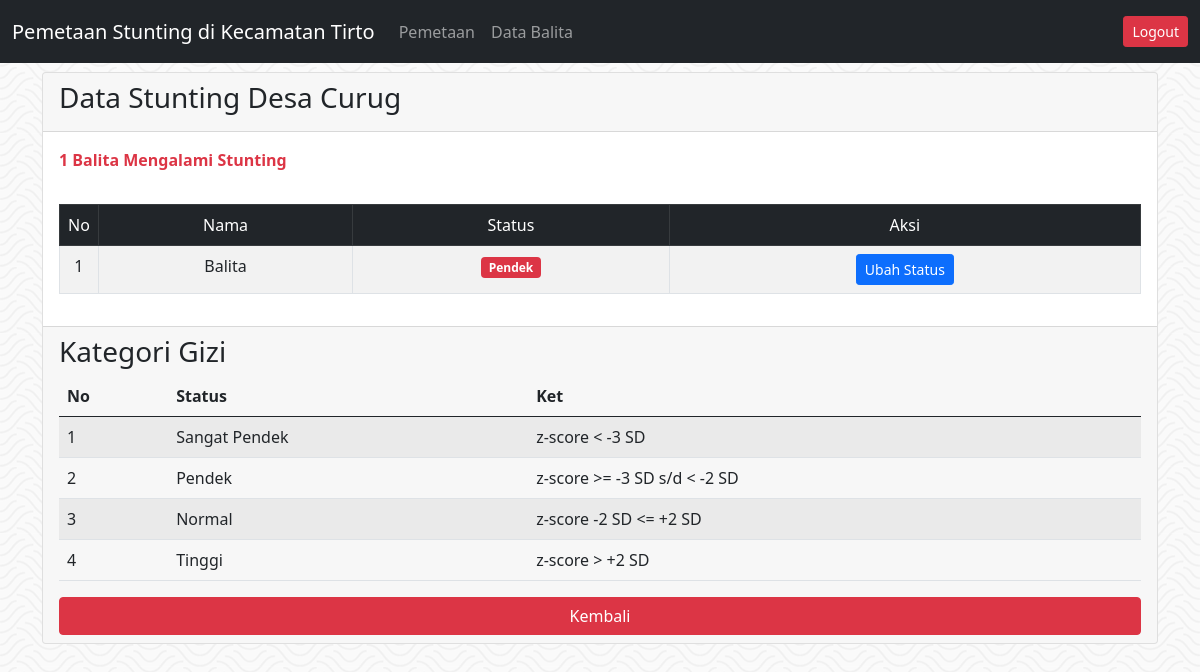
The app's page /pemetaan/detail.php?id=1 (signed in) with its own data.
### tables this page shows
CREATE TABLE `tb_desa` (
  `id_desa` int(11) NOT NULL,
  `nama_desa` varchar(125) DEFAULT NULL,
  `geojson` longtext DEFAULT NULL
);

CREATE TABLE `tb_balita` (
  `id_balita` int(11) NOT NULL,
  `nama` varchar(50) DEFAULT NULL,
  `id_desa` int(11) DEFAULT NULL,
  `tgl_lahir` date DEFAULT NULL,
  `id_kategori` int(11) DEFAULT NULL,
  `tg_badan` varchar(100) DEFAULT NULL,
  `br_badan` varchar(50) DEFAULT NULL
);

CREATE TABLE `tb_kategori` (
  `id_kategori` int(11) NOT NULL,
  `status_gizi` varchar(125) DEFAULT NULL,
  `ket` varchar(255) DEFAULT NULL
);

### _koneksi/koneksi.php (called while the page is built, shortened)
<?php
function base_url($url = null)
{
    $base_url = "http://localhost/gis_stunting_native_new";
    if ($url != null) {
        return $base_url . "/" . $url;
    } else {
        return $base_url . "/";
    }
}

### pemetaan/detail.php (the view, shortened to what this page needs)
<?php
    include_once('../_header.php');
    $id_desa = @$_GET['id'];
    $data_desa = mysqli_query($con, "SELECT nama_desa
                                    FROM tb_desa
                                    WHERE id_desa = '$id_desa'") or die(mysqli_error($con));
    $dataDesa = mysqli_fetch_array($data_desa);
    $sql = mysqli_query($con, "SELECT *
FROM tb_kategori") or die(mysqli_error($con));
    $stunting = mysqli_query($con, "SELECT COUNT(id_desa) AS total
                                FROM tb_balita
                                WHERE id_desa = '$id_desa'
                                AND (id_kategori = 2
                                OR id_kategori = 1)
                                GROUP BY id_desa") or die(mysqli_error($con));
    $dstunting = mysqli_fetch_array($stunting);
    $balitaStunting = mysqli_query($con, "SELECT id_balita,nama,id_kategori
                                FROM tb_balita
                                WHERE id_desa = '$id_desa'
                                AND (id_kategori = 2
                                OR id_kategori = 1)") or die(mysqli_error($con));
?>
<div class="container">
    <div class="card">
        <div class="card-header">
            <h3>Data Stunting Desa <?= $dataDesa['nama_desa'] ?></h3>
        </div>
        <div class="p-3">
            <?php if(empty($dstunting)) { ?>
                <span class="text-success"><strong>Tidak Ada Kasus Stunting</strong></span>
            <?php } else { ?>
                <span class="text-danger"><strong><?= $dstunting['total'] ?> Balita Mengalami Stunting</strong></span>
            <?php } ?>
        </div>
        <div class="card-body">
            <table class="table table-bordered table-striped">
                <thead class="table-dark text-center">
                    <tr>
                        <td width="20">No</td>
                        <td>Nama</td>
                        <td>Status</td>
                        <td>Aksi</td>
                    </tr>
                </thead>
                <tbody>
                    <?php if (mysqli_num_rows($balitaStunting) > 0) { ?>
                        <?php $i = 1;
                                while ($dst = mysqli_fetch_array($balitaStunting)) { ?>
                                <tr class="text-center">
                                    <td><?= $i ?></td>
                                    <td><?= $dst['nama'] ?></td>
                                    <td>
                                        <?php if($dst['id_kategori'] == 1) { ?>
                                            <span class="badge bg-danger">Sangat Pendek</span>
                                        <?php }else if($dst['id_kategori'] == 2) { ?>
                                            <span class="badge bg-danger">Pendek</span>
                                        <?php } ?>
                                    </td>
                                    <td>
                                        <button type="button" class="btn btn-primary btn-sm" data-bs-toggle="modal" data-bs-target="#ubah<?= $dst['id_balita'] ?>">Ubah Status</button>
                                    </td>
                                </tr>
                        <?php $i++; } ?>
                    <?php } ?>
                </tbody>
            </table>
        </div>
        <div class="card-footer">
        <h3>Kategori Gizi</h3>
                                    <table class="table table-striped mt-2">
                                        <thead>
                                            <tr>
                                                <th>No</th>
                                                <th>Status</th>
                                                <th>Ket</th>
                                            </tr>
                                        </thead>
                                        <tbody>
                                            <?php
                                            $i=1;
                                            while($dk = mysqli_fetch_array($sql)) { ?>
                                                <tr>
                                                    <td><?= $i; ?></td>
                                                    <td><?= $dk['status_gizi']; ?></td>
                                                    <td><?= $dk['ket']; ?></td>
                                                </tr>
                                            <?php $i++; } ?>
                                        </tbody>
                                    </table>
            <div class="d-grid gap-2">
                <a href="<?= base_url('pemetaan') ?>" class="btn btn-danger btn-block">Kembali</a>
            </div>
        </div>
    </div>
</div>
<?php
    include_once('../_footer.php');
?>

### _assets/navbar/navbar-top-fixed.css (style rules this page uses)
body { min-height: 75rem; padding-top: 4.5rem; }

### records on screen
tb_desa: nama_desa "Curug"
tb_balita: nama "Balita", shows "Pendek"
tb_kategori: status_gizi "Sangat Pendek", ket "z-score < -3 SD"
tb_kategori: status_gizi "Pendek", ket "z-score >= -3 SD s/d < -2 SD"
tb_kategori: status_gizi "Normal", ket "z-score -2 SD <= +2 SD"
tb_kategori: status_gizi "Tinggi", ket "z-score > +2 SD"

### other values on screen
$dstunting['total'] "1"
